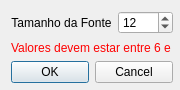
<?xml version="1.0" encoding="UTF-8"?>
<ui version="4.0">
 <class>Dialog</class>
 <widget class="QDialog" name="Dialog">
  <property name="windowModality">
   <enum>Qt::NonModal</enum>
  </property>
  <property name="enabled">
   <bool>true</bool>
  </property>
  <property name="geometry">
   <rect>
    <x>0</x>
    <y>0</y>
    <width>180</width>
    <height>90</height>
   </rect>
  </property>
  <property name="minimumSize">
   <size>
    <width>180</width>
    <height>90</height>
   </size>
  </property>
  <property name="maximumSize">
   <size>
    <width>180</width>
    <height>90</height>
   </size>
  </property>
  <property name="contextMenuPolicy">
   <enum>Qt::DefaultContextMenu</enum>
  </property>
  <property name="windowTitle">
   <string>Selecione o Tamanho da Fonte</string>
  </property>
  <property name="autoFillBackground">
   <bool>false</bool>
  </property>
  <widget class="QWidget" name="">
   <property name="geometry">
    <rect>
     <x>11</x>
     <y>11</y>
     <width>162</width>
     <height>72</height>
    </rect>
   </property>
   <layout class="QVBoxLayout" name="verticalLayout">
    <property name="sizeConstraint">
     <enum>QLayout::SetDefaultConstraint</enum>
    </property>
    <item>
     <layout class="QHBoxLayout" name="horizontalLayout">
      <item>
       <widget class="QLabel" name="label">
        <property name="text">
         <string>Tamanho da Fonte</string>
        </property>
        <property name="alignment">
         <set>Qt::AlignCenter</set>
        </property>
       </widget>
      </item>
      <item>
       <widget class="QSpinBox" name="spinBox">
        <property name="maximum">
         <number>1000</number>
        </property>
        <property name="value">
         <number>12</number>
        </property>
       </widget>
      </item>
     </layout>
    </item>
    <item>
     <widget class="QLabel" name="error">
      <property name="enabled">
       <bool>true</bool>
      </property>
      <property name="font">
       <font>
        <family>MS Shell Dlg 2</family>
       </font>
      </property>
      <property name="autoFillBackground">
       <bool>false</bool>
      </property>
      <property name="styleSheet">
       <string notr="true">color: rgb(255, 0, 0)</string>
      </property>
      <property name="text">
       <string>Valores devem estar entre 6 e 96</string>
      </property>
     </widget>
    </item>
    <item>
     <widget class="QDialogButtonBox" name="buttonBox">
      <property name="styleSheet">
       <string notr="true"/>
      </property>
      <property name="orientation">
       <enum>Qt::Horizontal</enum>
      </property>
      <property name="standardButtons">
       <set>QDialogButtonBox::Cancel|QDialogButtonBox::Ok</set>
      </property>
      <property name="centerButtons">
       <bool>true</bool>
      </property>
     </widget>
    </item>
   </layout>
  </widget>
 </widget>
 <resources/>
 <connections>
  <connection>
   <sender>buttonBox</sender>
   <signal>accepted()</signal>
   <receiver>Dialog</receiver>
   <slot>accept()</slot>
   <hints>
    <hint type="sourcelabel">
     <x>248</x>
     <y>254</y>
    </hint>
    <hint type="destinationlabel">
     <x>157</x>
     <y>274</y>
    </hint>
   </hints>
  </connection>
  <connection>
   <sender>buttonBox</sender>
   <signal>rejected()</signal>
   <receiver>Dialog</receiver>
   <slot>reject()</slot>
   <hints>
    <hint type="sourcelabel">
     <x>316</x>
     <y>260</y>
    </hint>
    <hint type="destinationlabel">
     <x>286</x>
     <y>274</y>
    </hint>
   </hints>
  </connection>
 </connections>
</ui>
